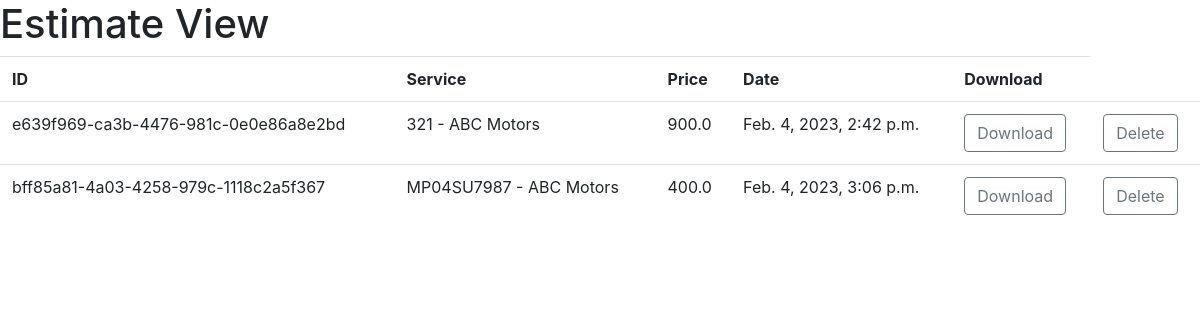
Page /estimates/ on the earlier database version.
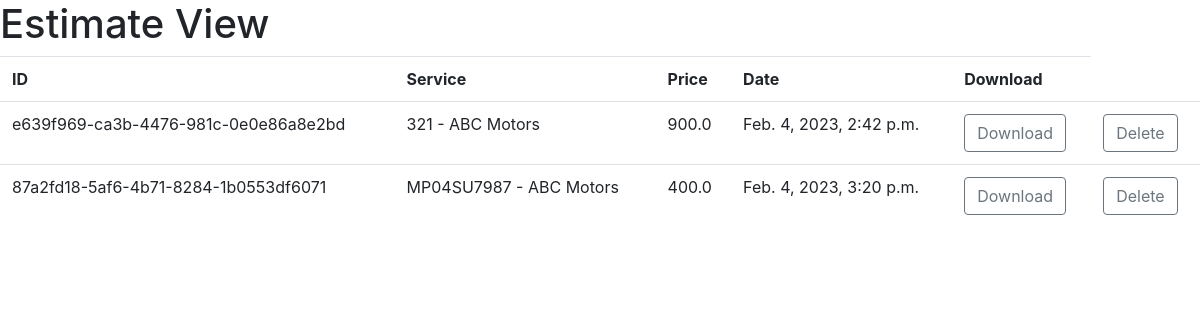
Same page on the later database version.
### ERP/models.py (models this page shows, shortened)
class Estimate(models.Model):
    id = models.UUIDField(
         primary_key = True,
         default = uuid.uuid4,
         editable = False)
    service = models.OneToOneField(Service , on_delete= models.CASCADE)
    price = models.FloatField()
    report = models.FileField(null=True , blank=True)
    created_at = models.DateTimeField(auto_now_add=True , editable=False)

class Service(models.Model):
    class Progress(models.TextChoices):
        WAITING = 'WAITING' , 'Waiting'
        DOING = 'DOING' , 'Doing'
    vehical = models.ForeignKey(Vehical , on_delete=models.SET_NULL, blank=True , null= True)
    center = models.ForeignKey(Center , on_delete=models.SET_NULL , null=True , blank= True)
    services = models.ManyToManyField(CenterServices)
    progress = models.CharField(max_length=20 , choices=Progress.choices , default= Progress.WAITING)
    additional_services = models.CharField(max_length=200 ,default = None)
    additional_services_cost = models.IntegerField(default=0)
    is_approved = models.BooleanField(default=False)
    def __str__(self) -> str:
        return str(self.vehical.number) + ' - ' + str(self.center.name)

class Vehical(models.Model):
    customer = models.ForeignKey(Customer , on_delete=models.CASCADE)
    number = models.CharField(max_length=20 , unique= True)
    type = models.CharField(max_length=20)

### Franchise/models.py (models this page shows, shortened)
class Center(models.Model):
    name = models.CharField(max_length=100)
    location = models.ForeignKey(Location , null=True , blank= True , on_delete= models.SET_NULL)

### ERP/views.py (the view)
# urls.py: path('estimates/', estimates , name ='estimates'),
def estimates(request):
    context = {}
    estimates = list(Estimate.objects.all())
    context['estimates'] = estimates
    return render(request , 'ERP/estimate/estimates_view.html',context=context)

### templates/ERP/estimate/estimates_view.html (shortened to what this page needs)
<head>
    <link rel="stylesheet" href="https://cdn.jsdelivr.net/npm/bootstrap@4.0.0/dist/css/bootstrap.min.css">
  </head>
{% load static %}
<h1> Estimate View</h1>
<table class = 'table'>
<tr><th>ID</th><th>Service</th><th>Price</th><th>Date</th><th>Download</th></tr>
{% for estimate in estimates %}
<tr>
    <td>{{estimate.id}}</td>
    <td>{{estimate.service}}</td>
    <td>{{estimate.price}}</td>
    <td>{{estimate.created_at}}</td>
    <td><a href = '{{estimate.report.url}}' class="btn btn-outline-secondary"> Download</a></td>
    <td><a href = '{% url "delete_estimate" estimate.id %}' class="btn btn-outline-secondary"> Delete</a></td>
</tr>
{% endfor %}
</table>

Differences in the rows shown:
removed Estimate: id "bff85a81-4a03-4258-979c-1118c2a5f367", service "MP04SU7987 - ABC Motors", price "400.0", created_at "Feb. 4, 2023, 3:06 p.m."
added Estimate: id "87a2fd18-5af6-4b71-8284-1b0553df6071", service "MP04SU7987 - ABC Motors", price "400.0", created_at "Feb. 4, 2023, 3:20 p.m."
